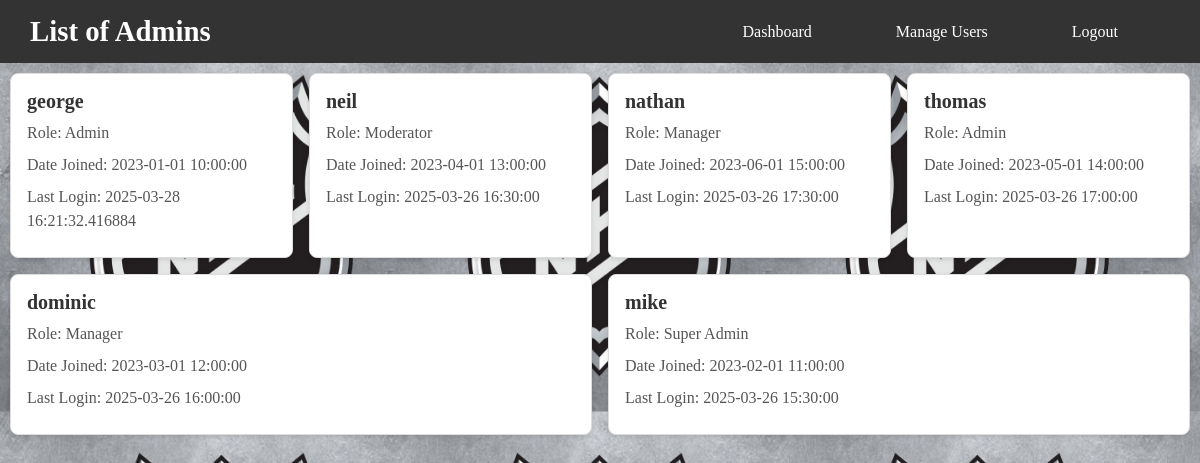
Screenshot of /admin_table with the database file from the repository.
### app/app.py (models this page shows)
class Admin(UserMixin, db.Model):
    __tablename__ = 'admin'
    id = db.Column(db.Integer, primary_key=True)
    username = db.Column(db.String(80), unique=True, nullable=False)
    password = db.Column(db.String(80), unique=True, nullable=False)
    role = db.Column(db.String(50), nullable=False, default="Admin")
    last_login = db.Column(db.DateTime, default=datetime, onupdate=datetime.utcnow)
    date_joined = db.Column(db.DateTime, default=datetime.utcnow)

### app/app.py (the view)
@app.route("/admin_table")
def admin_table():
    admins = Admin.query.all()
    return render_template("Admin/admin_table.html", admins=admins)

### app/templates/Admin/admin_table.html (shortened to what this page needs)
<!DOCTYPE html>
<html lang="en">
<head>
    <link href="{{ url_for('static', filename='CSS/pages/adminStyles.css') }}" rel="stylesheet" type="text/css">
    <link href="{{ url_for('static', filename='CSS/components/basics.css') }}" rel="stylesheet" type="text/css">
    <link href="{{ url_for('static', filename='CSS/components/container.css') }}" rel="stylesheet" type="text/css">
    <link href="{{ url_for('static', filename='CSS/pages/index.css') }}" rel="stylesheet" type="text/css">
</head>
<body>
    <header>
        <nav class="navbar">
            <h1>List of Admins</h1>
            <ul class="nav-links">
                <li><a href="{{ url_for('admin_home') }}">Dashboard</a></li>
                <li><a href="{{ url_for('manage_users') }}">Manage Users</a></li>
                <li><a href="{{ url_for('logout') }}">Logout</a></li>
            </ul>
        </nav>
    </header>
    <main>
        <div class="user-card-container">
            {% for admin in admins %}
                    <div class="user-card">
                        <h3>{{ admin.username }}</h3>
                        <p>Role: {{ admin.role }}</p>
                        <p>Date Joined: {{ admin.date_joined }}</p>
                        <p>Last Login: {{ admin.last_login }}</p>
                    </div>
            {% endfor %}
        </div>
    </main>
</body>
</html>

### app/static/CSS/pages/adminStyles.css (style rules this page uses)
.user-card-container { margin: 10px 10px 10px 10px; display: flex; flex-wrap: wrap; gap: 1rem; }
.user-card { background: #ffffff; border: 1px solid #ddd; border-radius: 8px; padding: 1rem; box-shadow: 0 2px 4px rgba(0, 0, 0, 0.1); flex: 1 1 calc(25% - 1rem); box-sizing: border-box; transition: transform 0.2s, box-shadow 0.2s; }
.user-card h3 { margin: 0 0 0.5rem; font-size: 1.25rem; color: #333; font-weight: bold; }
.user-card p { margin: 0.5rem 0; color: #555; line-height: 1.5; }
ul { list-style: none; padding: 0; margin: 0; display: flex; gap: 1rem; }

### app/static/CSS/components/basics.css (style rules this page uses)
body { background-image: url("../../images/NHLlogo.jpg"); background-size: 10cm; background-position: center; margin: 0px; }

### app/static/CSS/pages/index.css (style rules this page uses)
.navbar { display: flex; justify-content: space-between; align-items: center; background-color: #333; padding: 15px 30px; color: white; }
.navbar h1 { font-size: 1.8rem; margin: 0; }
.nav-links { list-style: none; display: flex; gap: 20px; margin: 0; padding: 0; }
.nav-links li { display: inline; }
.nav-links a { color: white; text-decoration: none; font-size: 1rem; padding: 8px 12px; border-radius: 5px; transition: background 0.3s ease; }
nav ul { list-style: none; margin: 0; padding: 0; display: flex; justify-content: center; }
nav ul li { margin-right: 40px; }
nav ul li a { color: white; text-decoration: none; font-size: 1.1rem; border-radius: 4px; transition: background-color 0.3s ease; }

### rows the page displays
Admin: username "george", role "Admin", date_joined "2023-01-01 10:00:00", last_login "2025-03-28 16:21:32.416884"
Admin: username "neil", role "Moderator", date_joined "2023-04-01 13:00:00", last_login "2025-03-26 16:30:00"
Admin: username "nathan", role "Manager", date_joined "2023-06-01 15:00:00", last_login "2025-03-26 17:30:00"
Admin: username "thomas", role "Admin", date_joined "2023-05-01 14:00:00", last_login "2025-03-26 17:00:00"
Admin: username "dominic", role "Manager", date_joined "2023-03-01 12:00:00", last_login "2025-03-26 16:00:00"
Admin: username "mike", role "Super Admin", date_joined "2023-02-01 11:00:00", last_login "2025-03-26 15:30:00"
